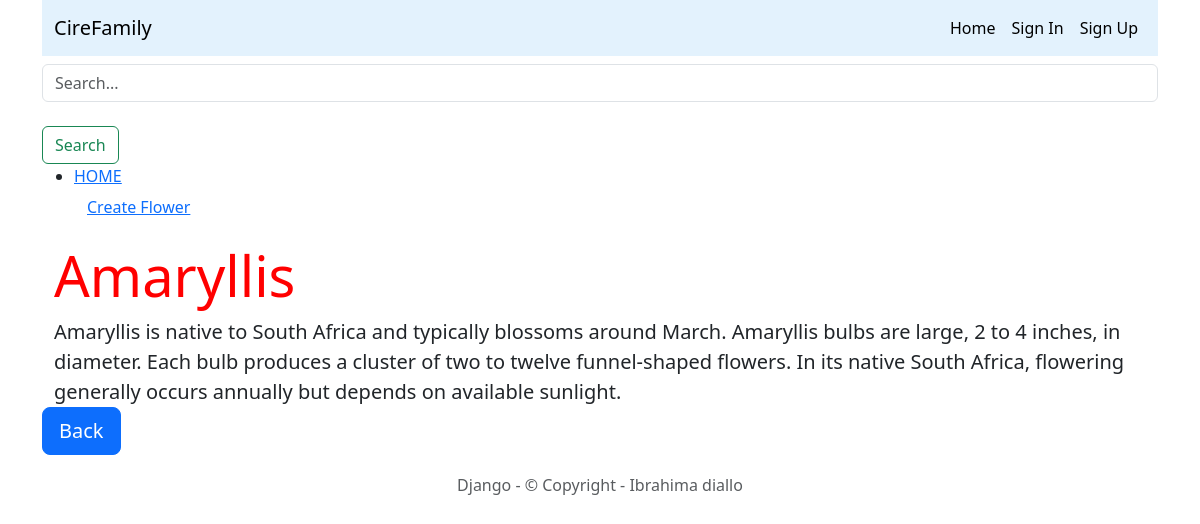
The app's page /flower/amaryllis/ with its own data.
### myapp/models.py (models this page shows, shortened)
class Flower(models.Model):
    title = models.CharField(max_length=255, default='')
    description = models.TextField(default='')
    category = models.ForeignKey(Category, null=True, on_delete=models.PROTECT)
    tags = models.ManyToManyField(Tag)
    slug= models.SlugField(blank=True, default='')

### myapp/views.py (the view)
# urls.py: path('flower/<slug:slug>/', myapp_views.detail, name='detail'),
def detail(request, slug=None):
    flower = get_object_or_404(Flower, slug=slug)
    return render(request, 'detail.html', {'flower':flower})

### myapp/templates/detail.html
{% extends 'base.html'%} {% block content %}
<div class="jumbotron">
  <div class="container">
    <h1 class="display-4">{{ flower.title }}</h1>
    <div class="lead">{{ flower.description }}</div>
  </div>
</div>
<a class="btn btn-primary btn-lg" href="">Back<a> {% endblock %} </a></a>

### base/static/base/css/site.css (style rules this page uses)
h1 { color: red; }

### records on screen
Flower: title "Amaryllis", description "Amaryllis is native to South Africa and typically blossoms around March. Amaryllis bulbs are large, 2 to 4 inches, in diameter. Each bulb produces a cluster of two to twelve funnel-shaped flowers. In its native South Africa, flowering generally occurs annually but depends on available sunlight."
